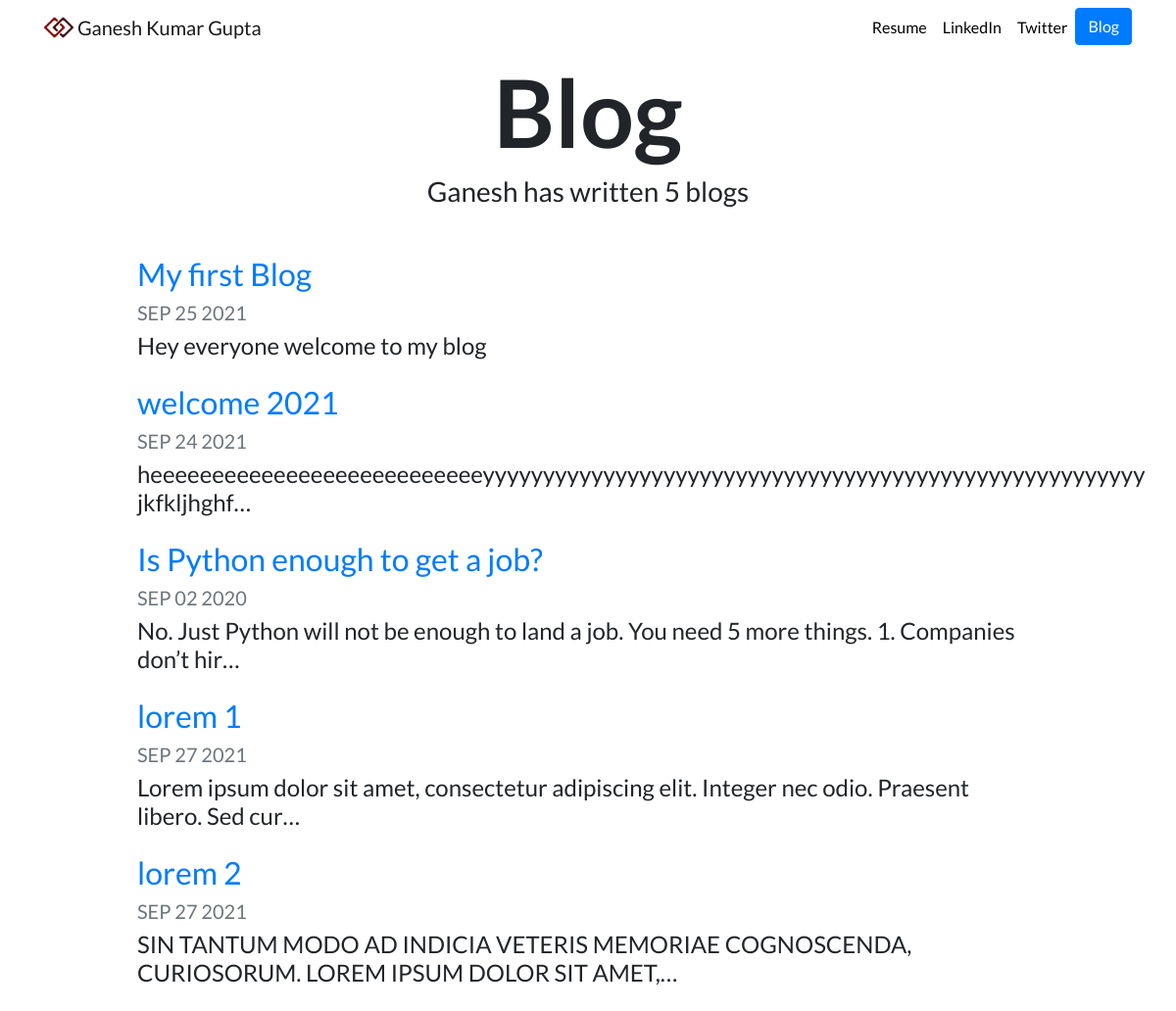
/blog/, run on an earlier commit of the app's database.
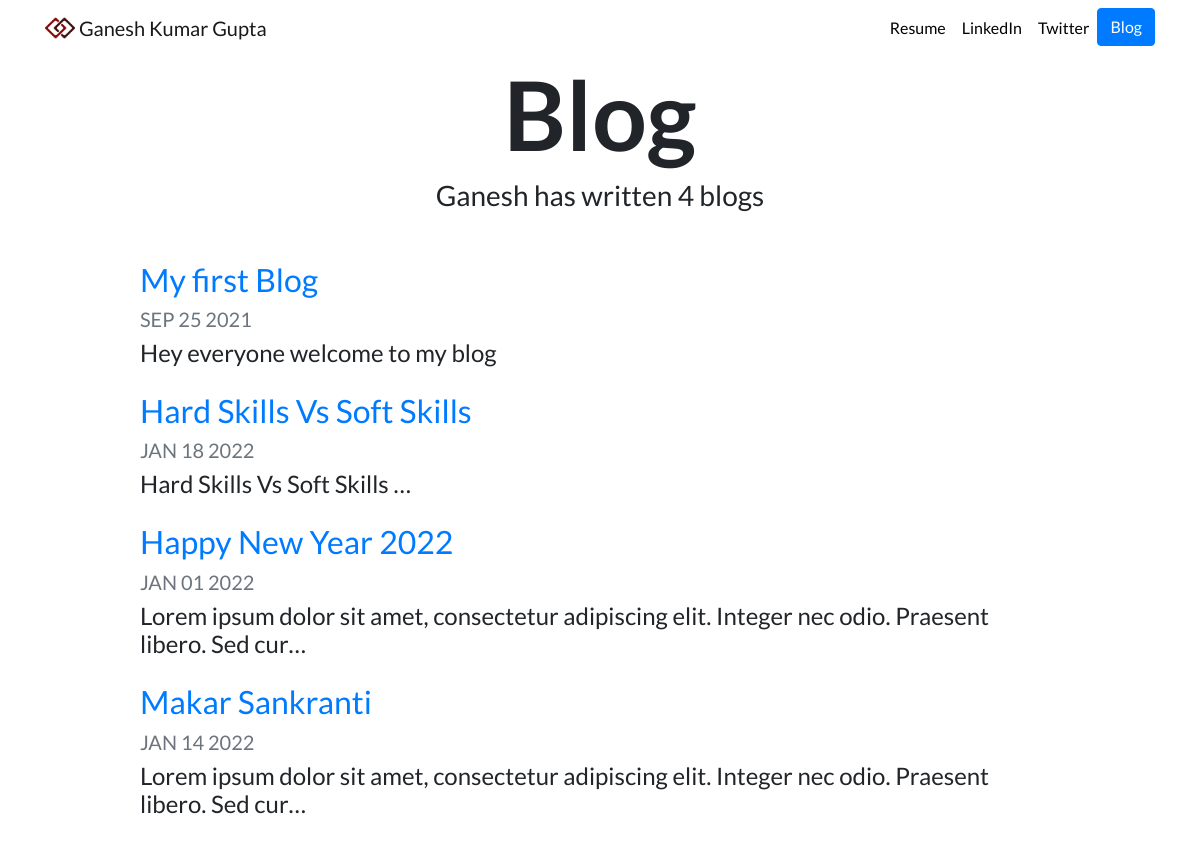
And on a later commit of the database.
### blog/models.py (models this page shows, shortened)
class Blog(models.Model):
    title = models.CharField(max_length=200)
    description = models.TextField()
    date = models.DateField()

### blog/views.py (the view)
# urls.py: path('', views.all_blogs, name='all_blogs'),
def all_blogs(request):
    blogs = Blog.objects.all()
    return render(request, 'blog/all_blogs.html', {'blogs': blogs})

### blog/templates/blog/all_blogs.html
{% extends "portfolio/base.html" %}
{% load static %}
{% block content %}
<h1 id="blogtitle" class="font-weight-bold text-center">Blog</h1>
<h3 class="text-center mb-5">Ganesh has written {{ blogs.count }} blog{{ blogs.count|pluralize }}</h3>
{% for blog in blogs %}
<div class="row justify-content-center my-3">
  <div class="col-md-10">
    <a href="{% url 'blog:detail' blog.id %}">
      <h2>{{ blog.title }}</h2>
    </a>
    <h5 class="text-muted">{{ blog.date|date:'M d Y'|upper }}</h5>
    <h4>{{ blog.description|striptags|truncatechars:100 }}</h4>
  </div>
</div>
{% endfor %}
{% endblock %}

What changed in the data, as far as the page shows it:
removed Blog: title "welcome 2021", date "SEP 24 2021", description "heeeeeeeeeeeeeeeeeeeeeeeeeeeyyyyyyyyyyyyyyyyyyyyyyyyyyyyyyyyyyyyyyyyyyyyyyyyyyyyyyy jkfkljhghf…"
removed Blog: title "Is Python enough to get a job?", date "SEP 02 2020", description "No. Just Python will not be enough to land a job. You need 5 more things. 1. Companies don’t hir…"
removed Blog: title "lorem 1", date "SEP 27 2021", description "Lorem ipsum dolor sit amet, consectetur adipiscing elit. Integer nec odio. Praesent libero. Sed cur…"
removed Blog: title "lorem 2", date "SEP 27 2021", description "SIN TANTUM MODO AD INDICIA VETERIS MEMORIAE COGNOSCENDA, CURIOSORUM. LOREM IPSUM DOLOR SIT AMET,…"
added Blog: title "Hard Skills Vs Soft Skills", date "JAN 18 2022", description "Hard Skills Vs Soft Skills …"
added Blog: title "Happy New Year 2022", date "JAN 01 2022", description "Lorem ipsum dolor sit amet, consectetur adipiscing elit. Integer nec odio. Praesent libero. Sed cur…"
added Blog: title "Makar Sankranti", date "JAN 14 2022", description "Lorem ipsum dolor sit amet, consectetur adipiscing elit. Integer nec odio. Praesent libero. Sed cur…"
Also different on the page:
{{ blogs.count }}: "5" → "4"
